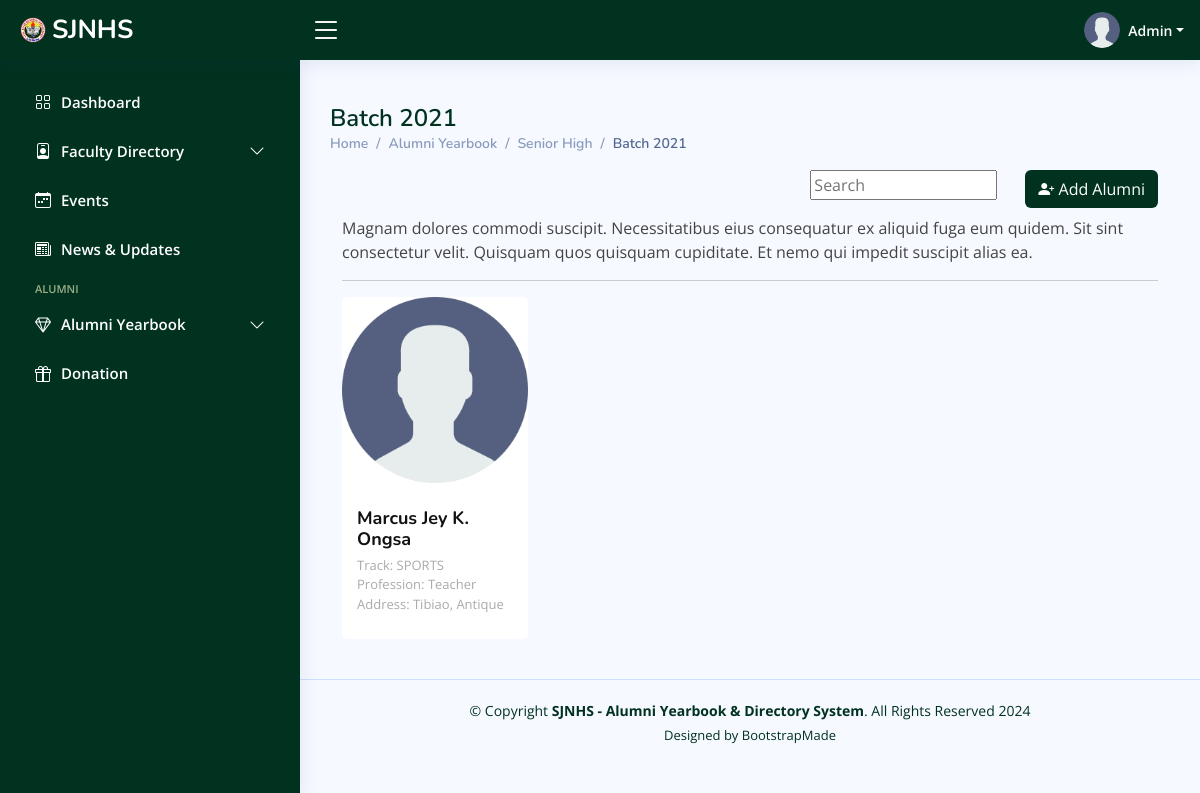
/admin/alumni-shs-view.php?batch=2021 (signed in), run on the app's committed database.
### tables this page shows
CREATE TABLE `alumni_shs` (
  `id` int(11) NOT NULL,
  `alumni_id` varchar(255) NOT NULL,
  `firstname` varchar(255) NOT NULL,
  `middlename` varchar(255) NOT NULL,
  `lastname` varchar(255) NOT NULL,
  `email` varchar(255) NOT NULL,
  `password` varchar(255) NOT NULL,
  `phone_num` varchar(255) NOT NULL,
  `year_graduated` year(4) NOT NULL,
  `section` varchar(100) NOT NULL,
  `track` varchar(255) NOT NULL,
  `profession` varchar(255) NOT NULL,
  `current_company_bus` varchar(255) NOT NULL,
  `marital_stat` varchar(255) NOT NULL,
  `address` varchar(255) NOT NULL,
  `profile_picture` varchar(255) NOT NULL,
  `user_status` varchar(255) NOT NULL,
  `is_online` tinyint(1) NOT NULL DEFAULT 0 COMMENT '0=false, 1=true',
  `date_created` timestamp NOT NULL DEFAULT current_timestamp()
);

### admin/alumni-shs-view.php (the view, shortened to what this page needs)
<?php
include_once 'includes/header.php';
include_once 'includes/conn.php';
include_once 'includes/sidebar.php';
?>
<main id="main" class="main">
    <div class="pagetitle">
        <h1>Batch <?php echo isset($_GET['batch']) ? $_GET['batch'] : ''; ?></h1>
        <nav>
            <ol class="breadcrumb">
                <li class="breadcrumb-item"><a href="dashboard.php">Home</a></li>
                <li class="breadcrumb-item">Alumni Yearbook</li>
                <li class="breadcrumb-item"><a href="juniorhs-alumni.php">Senior High</a></li>
                <li class="breadcrumb-item active">Batch <?php echo isset($_GET['batch']) ? $_GET['batch'] : ''; ?></li>
            </ol>
        </nav>
    </div>
    <section class="section dashboard">
        <div class="row">
            <div class="col-lg-12">
                <div id="user" class="user">
                    <div class="container" data-aos="fade-up">
                        <div class="section-title">
                            <div class="d-grid gap-2 d-md-flex justify-content-md-end mb-2">
                                <div class="search-bar">
                                    <input type="text" name="query" id="search" placeholder="Search"
                                        title="Enter search keyword">
                                </div>
                                <button class="btn text-white" style="background-color:#013220" type="button"
                                    data-bs-toggle="modal" data-bs-target="#addfaculty"><i
                                        class="bi bi-person-plus-fill"></i> Add Alumni
                                </button>
                            </div>
                            <p>Magnam dolores commodi suscipit. Necessitatibus eius consequatur ex aliquid fuga eum
                                quidem. Sit sint consectetur velit. Quisquam quos quisquam cupiditate. Et nemo qui
                                impedit suscipit alias ea.</p>
                            <hr>
                        </div>
                        <div class="row">
                            <?php
                            $sql = "SELECT * FROM alumni_shs WHERE `year_graduated` = '$_GET[batch]'";
                            $result = mysqli_query($conn, $sql);
                            if (mysqli_num_rows($result) > 0) {
                                while ($row = mysqli_fetch_assoc($result)) {
                                    $middlenameInitial = substr($row['middlename'], 0, 1);
                            ?>
                            <div class="col-lg-3 col-md-6 col-6 d-flex align-items-stretch">
                                <div class="member" data-aos="fade-up" data-aos-delay="100">
                                    <div class="member-img">
                                        <img src="<?php echo ($row['profile_picture'] == null) ? "assets/img/user.png" :  $src . $row['profile_picture'];  ?>"
                                            class="img-fluid" alt="">
                                    </div>
                                    <div class="member-info">
                                        <h4><?php echo $row['firstname'] . " " . $middlenameInitial . ". " . $row['lastname']; ?>
                                        </h4>
                                        <span><?php echo "Track: " . $row['track']; ?></span>
                                        <span><?php echo "Profession: " . $row['profession']; ?></span>
                                        <span><?php echo "Address: " . $row['address']; ?></span>
                                    </div>
                                </div>
                            </div>
                            <?php
                                }
                            } else {
                                echo "No alumni members found.";
                            }
                            ?>
                        </div>
                    </div>
                </div>
            </div>
        </div>
    </section>
</main>
<?php
include_once 'includes/footer.php';
?>

### admin/assets/css/style.css (style rules this page uses)
:root { scroll-behavior: smooth; }
body { font-family: "Open Sans", sans-serif; background: #f6f9ff; color: #444444; }
a { color: #013220; text-decoration: none; }
h1, h2, h3, h4, h5, h6 { font-family: "Nunito", sans-serif; }
#main { margin-top: 60px; padding: 20px 30px; transition: all 0.3s; }
.pagetitle { margin-bottom: 10px; }
.pagetitle h1 { font-size: 24px; margin-bottom: 0; font-weight: 600; color: #013220; }
.breadcrumb { font-size: 14px; font-family: "Nunito", sans-serif; color: #899bbd; font-weight: 600; }
.breadcrumb a { color: #899bbd; transition: 0.3s; }
.breadcrumb .breadcrumb-item::before { color: #899bbd; }
.breadcrumb .active { color: #51678f; font-weight: 600; }
.search-bar { min-width: 150px; padding: 0 20px; }
@media (min-width: 1200px) { #main, #footer { margin-left: 300px; } }
.user .member { margin-bottom: 20px; overflow: hidden; border-radius: 5px; background: #fff; position: relative; }
.user .member .member-img { position: relative; overflow: hidden; }
.user .member .member-info { padding: 25px 15px; }
.user .member .member-info h4 { font-weight: 700; margin-bottom: 5px; font-size: 18px; color: #111111; }
.user .member .member-info span { display: block; font-size: 13px; font-weight: 400; color: #aaaaaa; }

### data on the page
alumni_shs: firstname "Marcus Jey", middlename "K", lastname "Ongsa", track "SPORTS", profession "Teacher", address "Tibiao, Antique"

### other printed values
$_GET['batch'] "2021"
